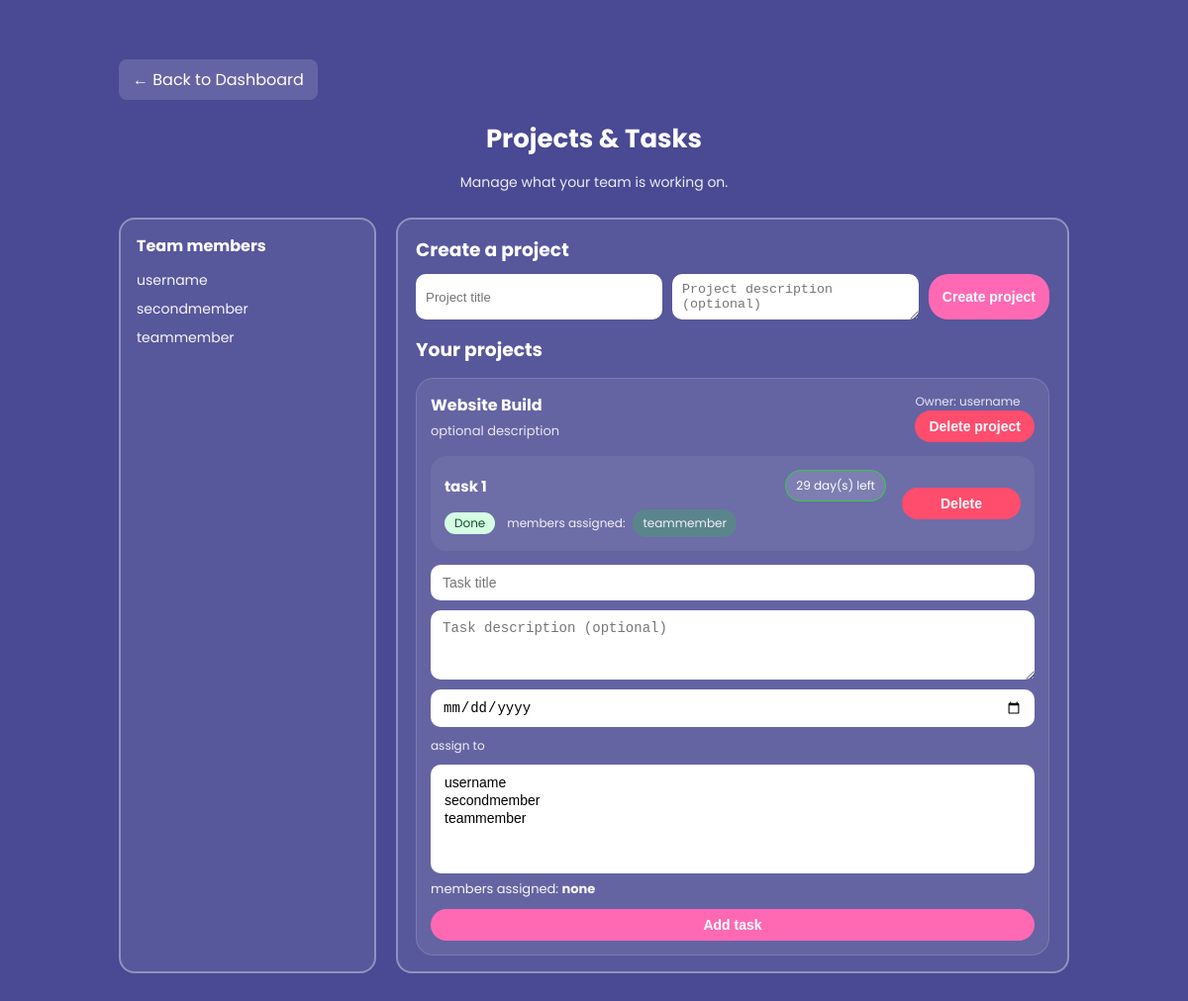
The page /projects (signed in) on the database its author committed.
### tables this page shows
CREATE TABLE teams (
        id INTEGER PRIMARY KEY AUTOINCREMENT,
        name TEXT NOT NULL,
        owner TEXT NOT NULL,
        invite_code TEXT NOT NULL UNIQUE
    );

CREATE TABLE team_members (
        id INTEGER PRIMARY KEY AUTOINCREMENT,
        team_id INTEGER NOT NULL,
        username TEXT NOT NULL,
        FOREIGN KEY (team_id) REFERENCES teams(id) ON DELETE CASCADE
    );

CREATE TABLE projects (
        id INTEGER PRIMARY KEY AUTOINCREMENT,
        team_id INTEGER NOT NULL,
        name TEXT NOT NULL,
        description TEXT,
        owner TEXT NOT NULL,
        FOREIGN KEY (team_id) REFERENCES teams(id) ON DELETE CASCADE
    );

CREATE TABLE tasks (
        id INTEGER PRIMARY KEY AUTOINCREMENT,
        project_id INTEGER NOT NULL,
        title TEXT NOT NULL,
        description TEXT,
        status INTEGER NOT NULL DEFAULT 0, -- 0=Todo, 1=Done
        task_type TEXT NOT NULL DEFAULT 'team',
        personal_owner TEXT,
        date_assigned TEXT,
        date_due TEXT,
        created_at TEXT NOT NULL DEFAULT (datetime('now')),
        FOREIGN KEY (project_id) REFERENCES projects(id) ON DELETE CASCADE
    );

CREATE TABLE task_assignees (
        id INTEGER PRIMARY KEY AUTOINCREMENT,
        task_id INTEGER NOT NULL,
        username TEXT NOT NULL,
        completed INTEGER NOT NULL DEFAULT 0,
        FOREIGN KEY (task_id) REFERENCES tasks(id) ON DELETE CASCADE
    );

### app.py (the view)
@app.route("/projects")
def projects():
    if "username" not in session:
        return redirect("/login")
    u = session["username"]
    team_id = _current_team_id(u)
    if not team_id:
        return redirect("/welcome")
    today = date.today().isoformat()
    con = db()
    cur = con.cursor()
    cur.execute("SELECT owner FROM teams WHERE id=?", (team_id,))
    team_owner = cur.fetchone()[0]
    role = "owner" if team_owner == u else "member"
    cur.execute("SELECT username FROM team_members WHERE team_id=?", (team_id,))
    members = [r[0] for r in cur.fetchall()]
    if team_owner not in members:
        members.insert(0, team_owner)
    cur.execute("""
        SELECT id, name, description, owner
        FROM projects
        WHERE team_id=?
        ORDER BY id DESC
    """, (team_id,))
    project_rows = cur.fetchall()
    projects = []
    for pid, name, description, p_owner in project_rows:
        cur.execute("""
            SELECT id, title, description, status, date_due, task_type, personal_owner
            FROM tasks
            WHERE project_id=?
            ORDER BY id DESC
        """, (pid,))
        task_rows = cur.fetchall()
        tasks = []
        for tid, title, desc, status, date_due, task_type, personal_owner in task_rows:
            days_left = None
            if date_due:
                try:
                    due = date.fromisoformat(date_due)  # YYYY-MM-DD
                    days_left = (due - date.today()).days
                except ValueError:
                    days_left = None
            cur.execute("""
                SELECT username, completed
                FROM task_assignees
                WHERE task_id=?
            """, (tid,))
            assignees = cur.fetchall()
            tasks.append({
                "id": tid,
                "title": title,
                "description": desc,
                "status": "Done" if status == 1 else "Todo",
                "days_left": days_left,
                "assignees": assignees,
                "task_type": task_type,
                "personal_owner": personal_owner
            })
        projects.append({
            "id": pid,
            "name": name,
            "description": description,
            "owner": p_owner,
            "tasks": tasks
        })
    con.close()
    return render_template(
        "projects.html",
        username=u,
        role=role,
        members=members,
        projects=projects,
        today=today
    )

### app.py (called while the page is built, shortened)
def db():
    return sqlite3.connect(DB_PATH)

def _current_team_id(username):
    active = session.get("active_team_id")
    con = db()
    cur = con.cursor()
    cur.execute(
        "SELECT id FROM teams WHERE owner=? ORDER BY id DESC LIMIT 1",
        (username,)
    )
    r = cur.fetchone()
    con.close()
    return r[0] if r else None

### templates/projects.html (shortened to what this page needs)
<!DOCTYPE html>
<html>
<head>
  <link rel="stylesheet" href="{{ url_for('static', filename='style.css') }}">
</head>
<body class="projects-page-body">
  <div class="projects-page">
    <div class="projects-back-wrapper">
      <a href="/app" class="projects-back-link">
        ← Back to Dashboard
      </a>
    </div>
    <h1 class="projects-title">Projects & Tasks</h1>
    <p class="projects-sub">Manage what your team is working on.</p>
    <div class="projects-layout">
      <div class="projects-members-panel">
        <h3>Team members</h3>
        <ul class="projects-member-list">
          {% for m in members %}
            <li class="projects-member-item">{{ m }}</li>
          {% endfor %}
        </ul>
      </div>
      <div class="projects-panel">
        {% if role == "owner" %}
          <h3>Create a project</h3>
          <form method="POST" action="/projects/create" class="project-create">
            <input
              type="text"
              name="name"
              placeholder="Project title"
              maxlength="50"
              required
              class="projects-field"
            >
            <textarea
              name="description"
              placeholder="Project description (optional)"
              class="projects-textarea"
            ></textarea>
            <button type="submit" class="btn-small">Create project</button>
          </form>
        {% endif %}
        <h3 class="projects-section-title">Your projects</h3>
        {% for p in projects %}
          <details class="project-card" open>
            <summary class="project-summary">
              <div class="project-summary-left">
                <div class="project-name">{{ p.name }}</div>
                {% if p.description %}
                  <div class="project-desc">{{ p.description }}</div>
                {% endif %}
              </div>
              <div class="project-summary-right">
                <div class="project-owner">Owner: {{ p.owner }}</div>
                {% if role == "owner" %}
                  <form
                    method="POST"
                    action="/projects/{{ p.id }}/delete"
                    class="inline-form"
                    onsubmit="return confirm('Delete this project and ALL its tasks?');"
                  >
                    <button type="submit" class="btn-small danger-btn">Delete project</button>
                  </form>
                {% endif %}
              </div>
            </summary>
            <div class="project-body">
              <ul class="task-list">
                {% for t in p.tasks %}
                  <li class="task-item">
                    <div class="task-left">
                      <div class="task-top">
                        <span class="task-title">{{ t.title }}</span>
                        {% if t.days_left is not none %}
                          <span class="task-deadline
                            {% if t.days_left < 1 %}deadline-red
                            {% elif t.days_left < 5 %}deadline-yellow
                            {% else %}deadline-green{% endif %}">
                            {% if t.days_left < 0 %}
                              Overdue ({{ t.days_left * -1 }} day(s))
                            {% else %}
                              {{ t.days_left }} day(s) left
                            {% endif %}
                          </span>
                        {% endif %}
                      </div>
                      <div class="task-bottom">
                        <span class="task-status {% if t.status == 'Done' %}status-done{% else %}status-todo{% endif %}">
                          {{ t.status }}
                        </span>
                        {% if t.assignees %}
                          <span class="task-assignees">
                            members assigned:
                            {% for a, completed in t.assignees %}
                              <span class="assignee-pill {% if completed == 1 %}assignee-done{% endif %}">
                                {{ a }}
                              </span>
                            {% endfor %}
                          </span>
                        {% endif %}
                      </div>
                    </div>
                    <div class="task-actions">
                      {% if role == "owner" %}
                        <form
                          method="POST"
                          action="/tasks/{{ t.id }}/delete"
                          class="inline-form"
                          onsubmit="return confirm('Delete this task?');"
                        >
                          <button type="submit" class="btn-small danger-btn">Delete</button>
                        </form>
                      {% endif %}
                    </div>
                  </li>
                {% endfor %}
              </ul>
              {% if role == "owner" %}
                <form method="POST" action="/create_task" class="task-form">
                  <input
                    type="text"
                    name="title"
                    placeholder="Task title"
                    minlength="3"
                    maxlength="50"
                    required
                    class="projects-field"
                  >
                  <textarea
                    name="description"
                    placeholder="Task description (optional)"
                    class="projects-textarea"
                  ></textarea>
                  <input type="date" name="date_due" min="{{ today }}" required class="projects-field">
                  <label class="small-label">assign to</label>
                  <select
                    name="assignees"
                    multiple
                    required
                    class="assignees-select"
                    onchange="updateSelected({{ p.id }})"
                    id="assignees-{{ p.id }}"
                  >
                    {% for m in members %}
                      <option value="{{ m }}">{{ m }}</option>
                    {% endfor %}
                  </select>
                  <div class="selected-preview" id="selected-preview-{{ p.id }}">
                    members assigned: <span class="selected-names">none</span>
                  </div>
                  <button class="btn-small" type="submit">Add task</button>
                </form>
              {% endif %}
            </div>
          </details>
        {% endfor %}
      </div>
    </div>
  </div>
</body>
</html>

### static/style.css (style rules this page uses)
body { margin:0; background:#494994; font-family:'Poppins',sans-serif; color:#fff; }
.projects-page { max-width:1000px; margin:40px auto; padding:20px; color:#fff; box-sizing:border-box; }
.projects-title { font-size:26px; font-weight:700; text-align:center; margin-bottom:10px; }
.projects-sub { text-align:center; font-size:14px; opacity:0.9; margin-bottom:25px; }
.projects-back-wrapper { margin-bottom:20px; }
.projects-back-link { display:inline-block; padding:8px 14px; font-size:16px; text-decoration:none; color:#ffffff; background-color:rgba(255,255,255,0.15); border-radius:8px; }
.projects-layout { display:grid; grid-template-columns:260px 1fr; gap:20px; }
.projects-members-panel { background:rgba(255,255,255,0.08); border:2px solid rgba(255,255,255,0.35); border-radius:16px; padding:14px 16px; }
.projects-members-panel h3 { margin:0 0 8px 0; font-size:16px; }
.projects-member-list { list-style:none; padding:0; margin:8px 0 12px 0; font-size:14px; }
.projects-member-item { padding:4px 0; opacity:0.95; }
.projects-panel { background:rgba(255,255,255,0.08); border:2px solid rgba(255,255,255,0.35); border-radius:16px; padding:16px 18px; }
.projects-panel h3 { margin-top:0; margin-bottom:10px; }
.projects-section-title { margin-top:20px; }
.projects-field { border-radius:10px; border:none; padding:8px 10px; box-sizing:border-box; }
.projects-textarea { border-radius:10px; border:none; padding:8px 10px; resize:vertical; box-sizing:border-box; }
.btn-small { border:none; border-radius:20px; padding:8px 14px; font-size:14px; font-weight:700; background:#ff69b4; color:#fff; cursor:pointer; }
.danger-btn { background:#ff4d6d; }
.project-create { display:flex; gap:10px; flex-wrap:wrap; margin-bottom:16px; }
.project-create input { flex:1; border-radius:10px; border:none; padding:8px 10px; }
.project-create textarea { flex:1; min-height:38px; border-radius:10px; border:none; padding:8px 10px; resize:vertical; }
.project-card { background:rgba(255,255,255,0.08); border:1px solid rgba(255,255,255,0.15); border-radius:18px; padding:14px; margin-top:14px; }
.project-summary { list-style:none; display:flex; justify-content:space-between; align-items:flex-start; cursor:pointer; }
.project-name { font-size:16px; font-weight:700; }
.project-desc { opacity:0.85; font-size:13px; margin-top:4px; }
.project-owner { font-size:12px; opacity:0.85; }
.project-body { margin-top:14px; }
.task-list { list-style:none; padding:0; margin:0; }
.task-item { display:flex; justify-content:space-between; gap:16px; padding:14px; border-radius:16px; background:rgba(255,255,255,0.06); margin-top:10px; }
.task-left { flex:1; min-width:0; }
.task-top { display:flex; align-items:center; justify-content:space-between; gap:12px; }
.task-title { font-weight:700; font-size:15px; overflow:hidden; text-overflow:ellipsis; white-space:nowrap; }
.task-deadline { font-size:12px; padding:6px 10px; border-radius:999px; background:rgba(255,255,255,0.12); white-space:nowrap; }
.deadline-green { border:1px solid rgba(0,255,0,0.6); }
.task-bottom { display:flex; align-items:center; gap:12px; flex-wrap:wrap; margin-top:8px; }
.task-status { font-size:12px; padding:2px 10px; border-radius:999px; }
.status-done { background:#d4ffe3; color:#164d2a; }
.task-assignees { font-size:12px; opacity:0.9; display:flex; align-items:center; gap:8px; flex-wrap:wrap; }
.assignee-pill { display:inline-block; padding:5px 10px; border-radius:999px; background:rgba(255,255,255,0.12); font-size:12px; }
.assignee-done { background:rgba(0,255,0,0.18); }
.task-actions { display:flex; flex-direction:column; gap:8px; align-items:flex-end; justify-content:center; }
.task-actions .btn-small { width:120px; }
.inline-form { display:inline; }
.task-form { margin-top:14px; display:grid; gap:10px; }
.task-form input, .task-form textarea, .task-form select { border-radius:10px; border:none; padding:10px 12px; font-size:14px; }
.task-form textarea { resize:vertical; min-height:70px; }
.small-label { font-size:12px; opacity:0.9; }
.assignees-select { width:100%; min-height:110px; }
.selected-preview { font-size:13px; opacity:0.95; margin-top:-4px; }
.selected-preview .selected-names { font-weight:700; }

### rows shown on the page
teams: owner "username"
team_members: username "secondmember"
team_members: username "teammember"
projects: name "Website Build", description "optional description", owner "username", assignees "username / secondmember / teammember"
tasks: title "task 1", days_left "29", status "Done"
task_assignees: username "teammember"
